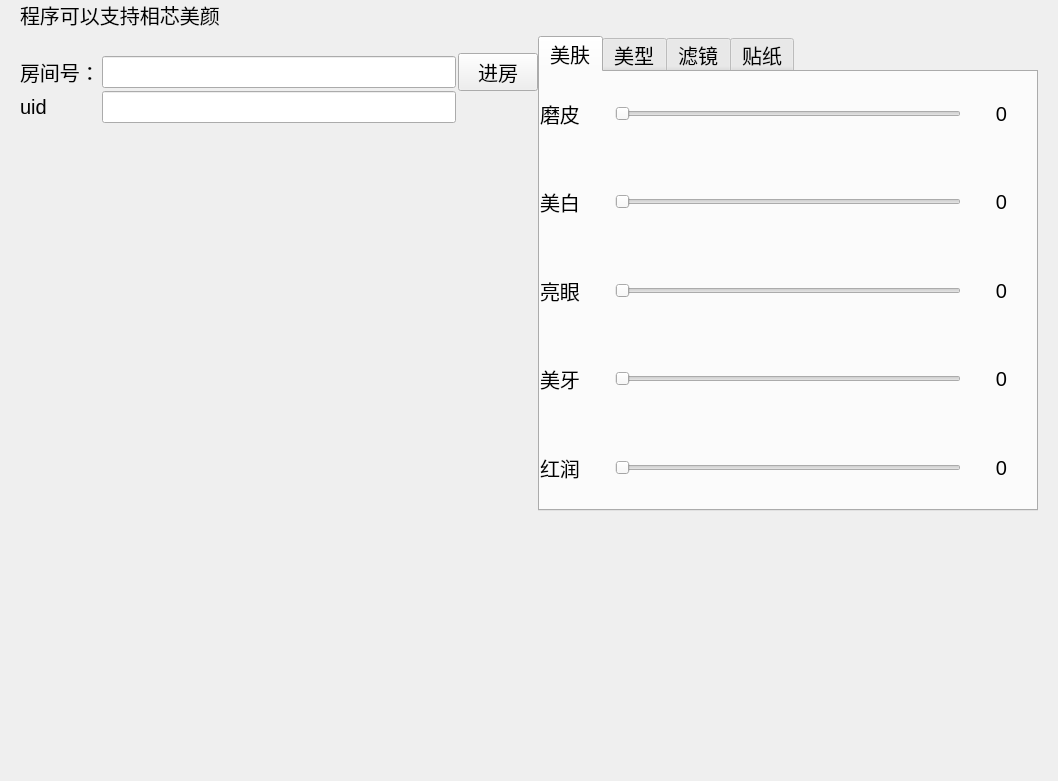
<?xml version="1.0" encoding="UTF-8"?>
<ui version="4.0">
 <class>FaceUnityWidget</class>
 <widget class="QWidget" name="FaceUnityWidget">
  <property name="geometry">
   <rect>
    <x>0</x>
    <y>0</y>
    <width>1058</width>
    <height>781</height>
   </rect>
  </property>
  <property name="windowTitle">
   <string>Form</string>
  </property>
  <property name="styleSheet">
   <string notr="true"/>
  </property>
  <layout class="QVBoxLayout" name="verticalLayout_2" stretch="2,1">
   <property name="spacing">
    <number>4</number>
   </property>
   <property name="topMargin">
    <number>0</number>
   </property>
   <item>
    <widget class="QStackedWidget" name="stackedWidget">
     <property name="font">
      <font>
       <pointsize>15</pointsize>
      </font>
     </property>
     <property name="currentIndex">
      <number>1</number>
     </property>
     <widget class="QWidget" name="page_unsupport">
      <layout class="QVBoxLayout" name="verticalLayout">
       <item>
        <widget class="QLabel" name="label">
         <property name="text">
          <string>检测到程序中还未集成相芯SDK，无法展示相芯功能，集成步骤如下：</string>
         </property>
         <property name="wordWrap">
          <bool>true</bool>
         </property>
        </widget>
       </item>
       <item>
        <widget class="QLabel" name="label_2">
         <property name="text">
          <string>1. 请到https://github.com/Faceunity/FULivePC/tree/master/ThirdParty下载对应平台的SDK</string>
         </property>
         <property name="wordWrap">
          <bool>true</bool>
         </property>
        </widget>
       </item>
       <item>
        <widget class="QLabel" name="label_path_win">
         <property name="text">
          <string>2.将SDK 放在 Windows/3rd/Windows/FaceUnity-SDK下</string>
         </property>
         <property name="wordWrap">
          <bool>true</bool>
         </property>
        </widget>
       </item>
       <item>
        <widget class="QLabel" name="label_path_mac">
         <property name="text">
          <string>2.将SDK解压到 Windows/3rd/mac/FaceUnity/下</string>
         </property>
         <property name="wordWrap">
          <bool>true</bool>
         </property>
        </widget>
       </item>
       <item>
        <widget class="QLabel" name="label_27">
         <property name="text">
          <string>3. 将pro工程文件中与相芯美颜相关的注释放开</string>
         </property>
         <property name="wordWrap">
          <bool>true</bool>
         </property>
        </widget>
       </item>
       <item>
        <widget class="QLabel" name="label_4">
         <property name="text">
          <string>4.填写已经申请好的证书拷贝到 src/Advanced/FuBeauty 下</string>
         </property>
         <property name="wordWrap">
          <bool>true</bool>
         </property>
        </widget>
       </item>
       <item>
        <widget class="QLabel" name="label_11">
         <property name="text">
          <string>5. 执行 qmake &amp;&amp; 编译</string>
         </property>
         <property name="wordWrap">
          <bool>true</bool>
         </property>
        </widget>
       </item>
      </layout>
     </widget>
     <widget class="QWidget" name="page_support">
      <layout class="QVBoxLayout" name="verticalLayout_4">
       <property name="topMargin">
        <number>0</number>
       </property>
       <property name="bottomMargin">
        <number>0</number>
       </property>
       <item>
        <widget class="QLabel" name="label_5">
         <property name="font">
          <font>
           <pointsize>15</pointsize>
          </font>
         </property>
         <property name="text">
          <string>程序可以支持相芯美颜</string>
         </property>
        </widget>
       </item>
       <item>
        <layout class="QHBoxLayout" name="horizontalLayout">
         <property name="spacing">
          <number>0</number>
         </property>
         <item>
          <layout class="QVBoxLayout" name="verticalLayout_3" stretch="1,6">
           <property name="spacing">
            <number>2</number>
           </property>
           <item>
            <layout class="QGridLayout" name="gridLayout_2">
             <property name="horizontalSpacing">
              <number>2</number>
             </property>
             <property name="verticalSpacing">
              <number>0</number>
             </property>
             <item row="0" column="2">
              <widget class="QPushButton" name="btn_joinroom">
               <property name="font">
                <font>
                 <pointsize>15</pointsize>
                </font>
               </property>
               <property name="text">
                <string>进房</string>
               </property>
              </widget>
             </item>
             <item row="0" column="0">
              <widget class="QLabel" name="label_7">
               <property name="font">
                <font>
                 <pointsize>15</pointsize>
                </font>
               </property>
               <property name="text">
                <string>房间号：</string>
               </property>
              </widget>
             </item>
             <item row="0" column="1">
              <widget class="QLineEdit" name="lineEdit_room">
               <property name="font">
                <font>
                 <pointsize>15</pointsize>
                </font>
               </property>
              </widget>
             </item>
             <item row="1" column="1">
              <widget class="QLineEdit" name="lineEdit_uid"/>
             </item>
             <item row="1" column="0">
              <widget class="QLabel" name="label_12">
               <property name="text">
                <string>uid</string>
               </property>
              </widget>
             </item>
            </layout>
           </item>
           <item>
            <layout class="QHBoxLayout" name="horizontalLayout_2">
             <item>
              <spacer name="horizontalSpacer">
               <property name="orientation">
                <enum>Qt::Horizontal</enum>
               </property>
               <property name="sizeHint" stdset="0">
                <size>
                 <width>40</width>
                 <height>20</height>
                </size>
               </property>
              </spacer>
             </item>
             <item>
              <widget class="UserWidget" name="widget" native="true">
               <property name="minimumSize">
                <size>
                 <width>350</width>
                 <height>350</height>
                </size>
               </property>
               <property name="maximumSize">
                <size>
                 <width>350</width>
                 <height>350</height>
                </size>
               </property>
               <property name="font">
                <font>
                 <pointsize>15</pointsize>
                </font>
               </property>
              </widget>
             </item>
             <item>
              <spacer name="horizontalSpacer_2">
               <property name="orientation">
                <enum>Qt::Horizontal</enum>
               </property>
               <property name="sizeHint" stdset="0">
                <size>
                 <width>40</width>
                 <height>20</height>
                </size>
               </property>
              </spacer>
             </item>
            </layout>
           </item>
          </layout>
         </item>
         <item>
          <widget class="QTabWidget" name="tabWidget">
           <property name="maximumSize">
            <size>
             <width>500</width>
             <height>16777215</height>
            </size>
           </property>
           <property name="font">
            <font>
             <pointsize>15</pointsize>
            </font>
           </property>
           <property name="currentIndex">
            <number>0</number>
           </property>
           <widget class="QWidget" name="tab">
            <attribute name="title">
             <string>美肤</string>
            </attribute>
            <layout class="QVBoxLayout" name="verticalLayout_5">
             <property name="leftMargin">
              <number>0</number>
             </property>
             <property name="topMargin">
              <number>0</number>
             </property>
             <property name="rightMargin">
              <number>0</number>
             </property>
             <property name="bottomMargin">
              <number>0</number>
             </property>
             <item>
              <layout class="QHBoxLayout" name="horizontalLayout_3" stretch="1,5,1">
               <item>
                <widget class="QLabel" name="label_8">
                 <property name="minimumSize">
                  <size>
                   <width>30</width>
                   <height>0</height>
                  </size>
                 </property>
                 <property name="font">
                  <font>
                   <pointsize>15</pointsize>
                  </font>
                 </property>
                 <property name="text">
                  <string>磨皮</string>
                 </property>
                </widget>
               </item>
               <item>
                <widget class="QSlider" name="slider_mopi">
                 <property name="font">
                  <font>
                   <pointsize>15</pointsize>
                  </font>
                 </property>
                 <property name="orientation">
                  <enum>Qt::Horizontal</enum>
                 </property>
                </widget>
               </item>
               <item>
                <widget class="QLabel" name="label_mopi">
                 <property name="font">
                  <font>
                   <pointsize>15</pointsize>
                  </font>
                 </property>
                 <property name="text">
                  <string>0</string>
                 </property>
                 <property name="alignment">
                  <set>Qt::AlignCenter</set>
                 </property>
                </widget>
               </item>
              </layout>
             </item>
             <item>
              <layout class="QHBoxLayout" name="horizontalLayout_4" stretch="1,5,1">
               <item>
                <widget class="QLabel" name="label_9">
                 <property name="minimumSize">
                  <size>
                   <width>30</width>
                   <height>0</height>
                  </size>
                 </property>
                 <property name="font">
                  <font>
                   <pointsize>15</pointsize>
                  </font>
                 </property>
                 <property name="text">
                  <string>美白</string>
                 </property>
                </widget>
               </item>
               <item>
                <widget class="QSlider" name="slider_white">
                 <property name="font">
                  <font>
                   <pointsize>15</pointsize>
                  </font>
                 </property>
                 <property name="orientation">
                  <enum>Qt::Horizontal</enum>
                 </property>
                </widget>
               </item>
               <item>
                <widget class="QLabel" name="label_meibai">
                 <property name="font">
                  <font>
                   <pointsize>15</pointsize>
                  </font>
                 </property>
                 <property name="text">
                  <string>0</string>
                 </property>
                 <property name="alignment">
                  <set>Qt::AlignCenter</set>
                 </property>
                </widget>
               </item>
              </layout>
             </item>
             <item>
              <layout class="QHBoxLayout" name="horizontalLayout_5" stretch="1,5,1">
               <item>
                <widget class="QLabel" name="label_10">
                 <property name="minimumSize">
                  <size>
                   <width>30</width>
                   <height>0</height>
                  </size>
                 </property>
                 <property name="font">
                  <font>
                   <pointsize>15</pointsize>
                  </font>
                 </property>
                 <property name="text">
                  <string>亮眼</string>
                 </property>
                </widget>
               </item>
               <item>
                <widget class="QSlider" name="slider_eye">
                 <property name="font">
                  <font>
                   <pointsize>15</pointsize>
                  </font>
                 </property>
                 <property name="orientation">
                  <enum>Qt::Horizontal</enum>
                 </property>
                </widget>
               </item>
               <item>
                <widget class="QLabel" name="label_eye">
                 <property name="font">
                  <font>
                   <pointsize>15</pointsize>
                  </font>
                 </property>
                 <property name="text">
                  <string>0</string>
                 </property>
                 <property name="alignment">
                  <set>Qt::AlignCenter</set>
                 </property>
                </widget>
               </item>
              </layout>
             </item>
             <item>
              <layout class="QHBoxLayout" name="horizontalLayout_6" stretch="1,5,1">
               <item>
                <widget class="QLabel" name="label_14">
                 <property name="minimumSize">
                  <size>
                   <width>30</width>
                   <height>0</height>
                  </size>
                 </property>
                 <property name="font">
                  <font>
                   <pointsize>15</pointsize>
                  </font>
                 </property>
                 <property name="text">
                  <string>美牙</string>
                 </property>
                </widget>
               </item>
               <item>
                <widget class="QSlider" name="slider_meiya">
                 <property name="font">
                  <font>
                   <pointsize>15</pointsize>
                  </font>
                 </property>
                 <property name="orientation">
                  <enum>Qt::Horizontal</enum>
                 </property>
                </widget>
               </item>
               <item>
                <widget class="QLabel" name="label_meiya">
                 <property name="font">
                  <font>
                   <pointsize>15</pointsize>
                  </font>
                 </property>
                 <property name="text">
                  <string>0</string>
                 </property>
                 <property name="alignment">
                  <set>Qt::AlignCenter</set>
                 </property>
                </widget>
               </item>
              </layout>
             </item>
             <item>
              <layout class="QHBoxLayout" name="horizontalLayout_7" stretch="1,5,1">
               <item>
                <widget class="QLabel" name="label_15">
                 <property name="minimumSize">
                  <size>
                   <width>30</width>
                   <height>0</height>
                  </size>
                 </property>
                 <property name="font">
                  <font>
                   <pointsize>15</pointsize>
                  </font>
                 </property>
                 <property name="text">
                  <string>红润</string>
                 </property>
                </widget>
               </item>
               <item>
                <widget class="QSlider" name="slider_red">
                 <property name="font">
                  <font>
                   <pointsize>15</pointsize>
                  </font>
                 </property>
                 <property name="orientation">
                  <enum>Qt::Horizontal</enum>
                 </property>
                </widget>
               </item>
               <item>
                <widget class="QLabel" name="label_red">
                 <property name="font">
                  <font>
                   <pointsize>15</pointsize>
                  </font>
                 </property>
                 <property name="text">
                  <string>0</string>
                 </property>
                 <property name="alignment">
                  <set>Qt::AlignCenter</set>
                 </property>
                </widget>
               </item>
              </layout>
             </item>
            </layout>
           </widget>
           <widget class="QWidget" name="tab_2">
            <attribute name="title">
             <string>美型</string>
            </attribute>
            <layout class="QVBoxLayout" name="verticalLayout_9">
             <property name="spacing">
              <number>0</number>
             </property>
             <property name="leftMargin">
              <number>0</number>
             </property>
             <property name="topMargin">
              <number>0</number>
             </property>
             <property name="rightMargin">
              <number>0</number>
             </property>
             <property name="bottomMargin">
              <number>0</number>
             </property>
             <item>
              <layout class="QHBoxLayout" name="horizontalLayout_8">
               <item>
                <widget class="QLabel" name="label_16">
                 <property name="text">
                  <string>瘦脸</string>
                 </property>
                </widget>
               </item>
               <item>
                <widget class="QSlider" name="slider_shoulian">
                 <property name="orientation">
                  <enum>Qt::Horizontal</enum>
                 </property>
                </widget>
               </item>
               <item>
                <widget class="QLabel" name="label_shoulian">
                 <property name="text">
                  <string>0</string>
                 </property>
                </widget>
               </item>
              </layout>
             </item>
             <item>
              <layout class="QHBoxLayout" name="horizontalLayout_9">
               <item>
                <widget class="QLabel" name="label_17">
                 <property name="text">
                  <string>大眼</string>
                 </property>
                </widget>
               </item>
               <item>
                <widget class="QSlider" name="slider_dayan">
                 <property name="orientation">
                  <enum>Qt::Horizontal</enum>
                 </property>
                </widget>
               </item>
               <item>
                <widget class="QLabel" name="label_dayan">
                 <property name="text">
                  <string>0</string>
                 </property>
                </widget>
               </item>
              </layout>
             </item>
             <item>
              <layout class="QHBoxLayout" name="horizontalLayout_10">
               <item>
                <widget class="QLabel" name="label_18">
                 <property name="text">
                  <string>下巴</string>
                 </property>
                </widget>
               </item>
               <item>
                <widget class="QSlider" name="slider_xiaba">
                 <property name="minimum">
                  <number>-50</number>
                 </property>
                 <property name="maximum">
                  <number>50</number>
                 </property>
                 <property name="singleStep">
                  <number>1</number>
                 </property>
                 <property name="orientation">
                  <enum>Qt::Horizontal</enum>
                 </property>
                </widget>
               </item>
               <item>
                <widget class="QLabel" name="label_xiaba">
                 <property name="text">
                  <string>0</string>
                 </property>
                </widget>
               </item>
              </layout>
             </item>
             <item>
              <layout class="QHBoxLayout" name="horizontalLayout_11">
               <item>
                <widget class="QLabel" name="label_19">
                 <property name="text">
                  <string>额头</string>
                 </property>
                </widget>
               </item>
               <item>
                <widget class="QSlider" name="slider_etou">
                 <property name="minimum">
                  <number>-50</number>
                 </property>
                 <property name="maximum">
                  <number>50</number>
                 </property>
                 <property name="orientation">
                  <enum>Qt::Horizontal</enum>
                 </property>
                </widget>
               </item>
               <item>
                <widget class="QLabel" name="label_etou">
                 <property name="text">
                  <string>0</string>
                 </property>
                </widget>
               </item>
              </layout>
             </item>
             <item>
              <layout class="QHBoxLayout" name="horizontalLayout_12">
               <item>
                <widget class="QLabel" name="label_20">
                 <property name="text">
                  <string>瘦鼻</string>
                 </property>
                </widget>
               </item>
               <item>
                <widget class="QSlider" name="slider_shoubi">
                 <property name="orientation">
                  <enum>Qt::Horizontal</enum>
                 </property>
                </widget>
               </item>
               <item>
                <widget class="QLabel" name="label_shoubi">
                 <property name="text">
                  <string>0</string>
                 </property>
                </widget>
               </item>
              </layout>
             </item>
             <item>
              <layout class="QHBoxLayout" name="horizontalLayout_13">
               <item>
                <widget class="QLabel" name="label_21">
                 <property name="text">
                  <string>嘴型</string>
                 </property>
                </widget>
               </item>
               <item>
                <widget class="QSlider" name="slider_zuixing">
                 <property name="minimum">
                  <number>-50</number>
                 </property>
                 <property name="maximum">
                  <number>50</number>
                 </property>
                 <property name="orientation">
                  <enum>Qt::Horizontal</enum>
                 </property>
                </widget>
               </item>
               <item>
                <widget class="QLabel" name="label_zuixing">
                 <property name="text">
                  <string>0</string>
                 </property>
                </widget>
               </item>
              </layout>
             </item>
             <item>
              <layout class="QHBoxLayout" name="horizontalLayout_14">
               <item>
                <widget class="QLabel" name="label_22">
                 <property name="text">
                  <string>V脸</string>
                 </property>
                </widget>
               </item>
               <item>
                <widget class="QSlider" name="slider_vlian">
                 <property name="orientation">
                  <enum>Qt::Horizontal</enum>
                 </property>
                </widget>
               </item>
               <item>
                <widget class="QLabel" name="label_vlian">
                 <property name="text">
                  <string>0</string>
                 </property>
                </widget>
               </item>
              </layout>
             </item>
             <item>
              <layout class="QHBoxLayout" name="horizontalLayout_15">
               <item>
                <widget class="QLabel" name="label_23">
                 <property name="text">
                  <string>窄脸</string>
                 </property>
                </widget>
               </item>
               <item>
                <widget class="QSlider" name="slider_zhailian">
                 <property name="orientation">
                  <enum>Qt::Horizontal</enum>
                 </property>
                </widget>
               </item>
               <item>
                <widget class="QLabel" name="label_zhailian">
                 <property name="text">
                  <string>0</string>
                 </property>
                </widget>
               </item>
              </layout>
             </item>
             <item>
              <layout class="QHBoxLayout" name="horizontalLayout_16">
               <item>
                <widget class="QLabel" name="label_24">
                 <property name="text">
                  <string>小脸</string>
                 </property>
                </widget>
               </item>
               <item>
                <widget class="QSlider" name="slider_xiaolian">
                 <property name="orientation">
                  <enum>Qt::Horizontal</enum>
                 </property>
                </widget>
               </item>
               <item>
                <widget class="QLabel" name="label_xiaolian">
                 <property name="text">
                  <string>0</string>
                 </property>
                </widget>
               </item>
              </layout>
             </item>
             <item>
              <widget class="QPushButton" name="btn_revert">
               <property name="minimumSize">
                <size>
                 <width>0</width>
                 <height>30</height>
                </size>
               </property>
               <property name="text">
                <string>恢复默认参数</string>
               </property>
              </widget>
             </item>
            </layout>
           </widget>
           <widget class="QWidget" name="tab_3">
            <property name="layoutDirection">
             <enum>Qt::LeftToRight</enum>
            </property>
            <property name="autoFillBackground">
             <bool>false</bool>
            </property>
            <attribute name="title">
             <string>滤镜</string>
            </attribute>
            <layout class="QVBoxLayout" name="verticalLayout_10">
             <item>
              <layout class="QHBoxLayout" name="horizontalLayout_19">
               <item>
                <widget class="QPushButton" name="btn_filter_orign">
                 <property name="minimumSize">
                  <size>
                   <width>150</width>
                   <height>150</height>
                  </size>
                 </property>
                 <property name="styleSheet">
                  <string notr="true">
border-image: url(:/img/Resources/Filter/list_image_origin.bmp);</string>
                 </property>
                 <property name="text">
                  <string/>
                 </property>
                 <property name="iconSize">
                  <size>
                   <width>20</width>
                   <height>20</height>
                  </size>
                 </property>
                </widget>
               </item>
               <item>
                <widget class="QPushButton" name="btn_filter_fennen">
                 <property name="minimumSize">
                  <size>
                   <width>150</width>
                   <height>150</height>
                  </size>
                 </property>
                 <property name="styleSheet">
                  <string notr="true">border-image: url(:/img/Resources/Filter/list_image_fennen1.bmp);</string>
                 </property>
                 <property name="text">
                  <string/>
                 </property>
                 <property name="iconSize">
                  <size>
                   <width>20</width>
                   <height>20</height>
                  </size>
                 </property>
                </widget>
               </item>
               <item>
                <widget class="QPushButton" name="btn_filter_bailiang">
                 <property name="minimumSize">
                  <size>
                   <width>150</width>
                   <height>150</height>
                  </size>
                 </property>
                 <property name="styleSheet">
                  <string notr="true">border-image: url(:/img/Resources/Filter/list_image_bailiang1.bmp);
background-size:100% 100%;</string>
                 </property>
                 <property name="text">
                  <string/>
                 </property>
                 <property name="iconSize">
                  <size>
                   <width>20</width>
                   <height>20</height>
                  </size>
                 </property>
                </widget>
               </item>
              </layout>
             </item>
             <item>
              <layout class="QHBoxLayout" name="horizontalLayout_18">
               <item>
                <widget class="QPushButton" name="btn_filter_leng">
                 <property name="minimumSize">
                  <size>
                   <width>150</width>
                   <height>150</height>
                  </size>
                 </property>
                 <property name="styleSheet">
                  <string notr="true">border-image: url(:/img/Resources/Filter/list_image_lengsediao1.bmp);</string>
                 </property>
                 <property name="text">
                  <string/>
                 </property>
                 <property name="iconSize">
                  <size>
                   <width>20</width>
                   <height>20</height>
                  </size>
                 </property>
                </widget>
               </item>
               <item>
                <widget class="QPushButton" name="btn_filter_nuan">
                 <property name="minimumSize">
                  <size>
                   <width>150</width>
                   <height>150</height>
                  </size>
                 </property>
                 <property name="styleSheet">
                  <string notr="true">border-image: url(:/img/Resources/Filter/list_image_nuansediao1.bmp);</string>
                 </property>
                 <property name="text">
                  <string/>
                 </property>
                 <property name="iconSize">
                  <size>
                   <width>20</width>
                   <height>20</height>
                  </size>
                 </property>
                </widget>
               </item>
               <item>
                <widget class="QPushButton" name="btn_filter_qingxin">
                 <property name="minimumSize">
                  <size>
                   <width>150</width>
                   <height>150</height>
                  </size>
                 </property>
                 <property name="styleSheet">
                  <string notr="true">border-image: url(:/img/Resources/Filter/list_image_xiaoqingxin1.bmp);</string>
                 </property>
                 <property name="text">
                  <string/>
                 </property>
                 <property name="iconSize">
                  <size>
                   <width>20</width>
                   <height>20</height>
                  </size>
                 </property>
                </widget>
               </item>
              </layout>
             </item>
             <item>
              <layout class="QHBoxLayout" name="horizontalLayout_17"/>
             </item>
            </layout>
           </widget>
           <widget class="QWidget" name="tab_4">
            <attribute name="title">
             <string>贴纸</string>
            </attribute>
            <widget class="QLabel" name="label_13">
             <property name="geometry">
              <rect>
               <x>10</x>
               <y>170</y>
               <width>67</width>
               <height>20</height>
              </rect>
             </property>
             <property name="text">
              <string>贴图</string>
             </property>
            </widget>
            <widget class="QLabel" name="label_25">
             <property name="geometry">
              <rect>
               <x>20</x>
               <y>20</y>
               <width>67</width>
               <height>20</height>
              </rect>
             </property>
             <property name="text">
              <string>AR面具</string>
             </property>
            </widget>
            <widget class="QWidget" name="layoutWidget">
             <property name="geometry">
              <rect>
               <x>90</x>
               <y>10</y>
               <width>331</width>
               <height>136</height>
              </rect>
             </property>
             <layout class="QGridLayout" name="gridLayout">
              <item row="1" column="0">
               <widget class="QPushButton" name="btn_ar_5">
                <property name="minimumSize">
                 <size>
                  <width>60</width>
                  <height>60</height>
                 </size>
                </property>
                <property name="maximumSize">
                 <size>
                  <width>60</width>
                  <height>60</height>
                 </size>
                </property>
                <property name="styleSheet">
                 <string notr="true">border-image: url(:/img/Resources/AR/AR/tiger.png);</string>
                </property>
                <property name="text">
                 <string/>
                </property>
               </widget>
              </item>
              <item row="1" column="4">
               <widget class="QPushButton" name="btn_ar_7">
                <property name="minimumSize">
                 <size>
                  <width>60</width>
                  <height>60</height>
                 </size>
                </property>
                <property name="maximumSize">
                 <size>
                  <width>60</width>
                  <height>60</height>
                 </size>
                </property>
                <property name="styleSheet">
                 <string notr="true">border-image: url(:/img/Resources/AR/AR/tiger_huang.png);</string>
                </property>
                <property name="text">
                 <string/>
                </property>
               </widget>
              </item>
              <item row="1" column="5">
               <widget class="QPushButton" name="btn_ar_8">
                <property name="minimumSize">
                 <size>
                  <width>60</width>
                  <height>60</height>
                 </size>
                </property>
                <property name="maximumSize">
                 <size>
                  <width>60</width>
                  <height>60</height>
                 </size>
                </property>
                <property name="styleSheet">
                 <string notr="true">
border-image: url(:/img/Resources/AR/AR/xiongmao.png);</string>
                </property>
                <property name="text">
                 <string/>
                </property>
               </widget>
              </item>
              <item row="0" column="4">
               <widget class="QPushButton" name="btn_ar_3">
                <property name="minimumSize">
                 <size>
                  <width>60</width>
                  <height>60</height>
                 </size>
                </property>
                <property name="maximumSize">
                 <size>
                  <width>60</width>
                  <height>60</height>
                 </size>
                </property>
                <property name="styleSheet">
                 <string notr="true">border-image: url(:/img/Resources/AR/AR/fenhudie.png);</string>
                </property>
                <property name="text">
                 <string/>
                </property>
               </widget>
              </item>
              <item row="0" column="0">
               <widget class="QPushButton" name="btn_ar_1">
                <property name="minimumSize">
                 <size>
                  <width>60</width>
                  <height>60</height>
                 </size>
                </property>
                <property name="maximumSize">
                 <size>
                  <width>60</width>
                  <height>60</height>
                 </size>
                </property>
                <property name="styleSheet">
                 <string notr="true">border-image: url(:/img/Resources/AR/AR/baozi.png);</string>
                </property>
                <property name="text">
                 <string/>
                </property>
               </widget>
              </item>
              <item row="0" column="2">
               <widget class="QPushButton" name="btn_ar_2">
                <property name="minimumSize">
                 <size>
                  <width>60</width>
                  <height>60</height>
                 </size>
                </property>
                <property name="maximumSize">
                 <size>
                  <width>60</width>
                  <height>60</height>
                 </size>
                </property>
                <property name="styleSheet">
                 <string notr="true">border-image: url(:/img/Resources/AR/AR/bluebird.png);</string>
                </property>
                <property name="text">
                 <string/>
                </property>
               </widget>
              </item>
              <item row="0" column="5">
               <widget class="QPushButton" name="btn_ar_4">
                <property name="minimumSize">
                 <size>
                  <width>60</width>
                  <height>60</height>
                 </size>
                </property>
                <property name="maximumSize">
                 <size>
                  <width>60</width>
                  <height>60</height>
                 </size>
                </property>
                <property name="styleSheet">
                 <string notr="true">
border-image: url(:/img/Resources/AR/AR/lanhudie.png);</string>
                </property>
                <property name="text">
                 <string/>
                </property>
               </widget>
              </item>
              <item row="1" column="2">
               <widget class="QPushButton" name="btn_ar_6">
                <property name="minimumSize">
                 <size>
                  <width>60</width>
                  <height>60</height>
                 </size>
                </property>
                <property name="maximumSize">
                 <size>
                  <width>60</width>
                  <height>60</height>
                 </size>
                </property>
                <property name="styleSheet">
                 <string notr="true">
border-image: url(:/img/Resources/AR/AR/tiger_bai.png);</string>
                </property>
                <property name="text">
                 <string/>
                </property>
               </widget>
              </item>
             </layout>
            </widget>
            <widget class="QWidget" name="layoutWidget">
             <property name="geometry">
              <rect>
               <x>30</x>
               <y>200</y>
               <width>358</width>
               <height>62</height>
              </rect>
             </property>
             <layout class="QHBoxLayout" name="horizontalLayout_20">
              <item>
               <widget class="QPushButton" name="btn_tool_1">
                <property name="minimumSize">
                 <size>
                  <width>60</width>
                  <height>60</height>
                 </size>
                </property>
                <property name="maximumSize">
                 <size>
                  <width>60</width>
                  <height>60</height>
                 </size>
                </property>
                <property name="styleSheet">
                 <string notr="true">border-image: url(:/img/Resources/AR/PropMap/bling.png);</string>
                </property>
                <property name="text">
                 <string/>
                </property>
               </widget>
              </item>
              <item>
               <widget class="QPushButton" name="btn_tool_2">
                <property name="minimumSize">
                 <size>
                  <width>60</width>
                  <height>60</height>
                 </size>
                </property>
                <property name="maximumSize">
                 <size>
                  <width>60</width>
                  <height>60</height>
                 </size>
                </property>
                <property name="styleSheet">
                 <string notr="true">border-image: url(:/img/Resources/AR/PropMap/fengya.png);</string>
                </property>
                <property name="text">
                 <string/>
                </property>
               </widget>
              </item>
              <item>
               <widget class="QPushButton" name="btn_tool_3">
                <property name="minimumSize">
                 <size>
                  <width>60</width>
                  <height>60</height>
                 </size>
                </property>
                <property name="maximumSize">
                 <size>
                  <width>60</width>
                  <height>60</height>
                 </size>
                </property>
                <property name="styleSheet">
                 <string notr="true">border-image: url(:/img/Resources/AR/PropMap/hudie.png);</string>
                </property>
                <property name="text">
                 <string/>
                </property>
               </widget>
              </item>
              <item>
               <widget class="QPushButton" name="btn_tool_4">
                <property name="minimumSize">
                 <size>
                  <width>60</width>
                  <height>60</height>
                 </size>
                </property>
                <property name="maximumSize">
                 <size>
                  <width>60</width>
                  <height>60</height>
                 </size>
                </property>
                <property name="styleSheet">
                 <string notr="true">border-image: url(:/img/Resources/AR/PropMap/juanhuzi.png);</string>
                </property>
                <property name="text">
                 <string/>
                </property>
               </widget>
              </item>
              <item>
               <widget class="QPushButton" name="btn_tool_5">
                <property name="minimumSize">
                 <size>
                  <width>60</width>
                  <height>60</height>
                 </size>
                </property>
                <property name="styleSheet">
                 <string notr="true">;
border-image: url(:/img/Resources/AR/PropMap/mask_hat.png);</string>
                </property>
                <property name="text">
                 <string/>
                </property>
               </widget>
              </item>
             </layout>
            </widget>
           </widget>
          </widget>
         </item>
        </layout>
       </item>
      </layout>
     </widget>
    </widget>
   </item>
   <item>
    <widget class="LogWidget" name="widget_log" native="true"/>
   </item>
  </layout>
 </widget>
 <customwidgets>
  <customwidget>
   <class>UserWidget</class>
   <extends>QWidget</extends>
   <header>UserWidget.h</header>
   <container>1</container>
  </customwidget>
  <customwidget>
   <class>LogWidget</class>
   <extends>QWidget</extends>
   <header location="global">LogWidget.h</header>
   <container>1</container>
  </customwidget>
 </customwidgets>
 <resources/>
 <connections/>
</ui>
